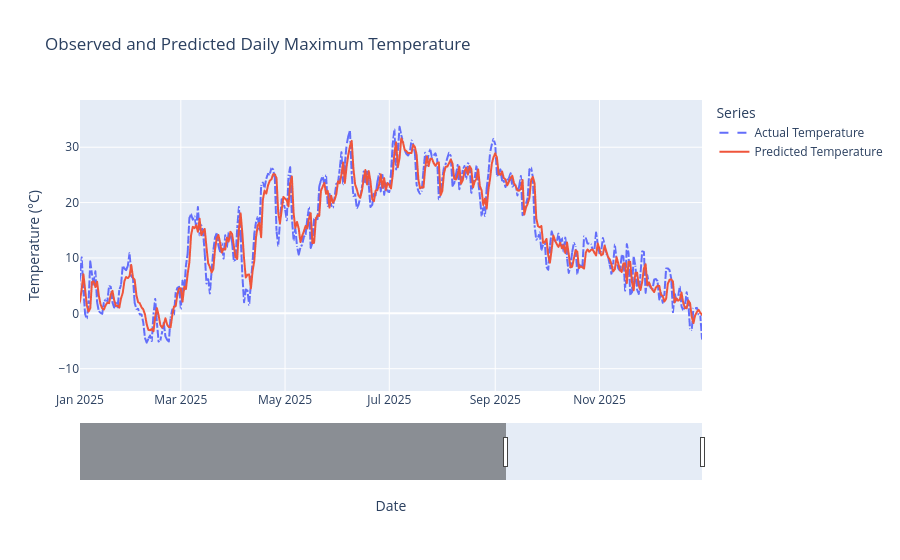

The notebook cell saved with this chart:
### Code cell
fig_forecast = px.line(
    plot_df,
    x="Date",
    y=["Actual Temperature", "Predicted Temperature"],
    title="Observed and Predicted Daily Maximum Temperature",
    labels={"value": "Temperature (°C)", "variable": "Series"},
)
fig_forecast.update_traces(
    patch={"line": {"dash": "dash", "width": 2}},
    selector={"name": "Actual Temperature"},
)
fig_forecast.update_traces(
    patch={"line": {"dash": "solid", "width": 2}},
    selector={"name": "Predicted Temperature"},
)

if DISPLAY_START_DATE and DISPLAY_END_DATE:
    initial_display_range = [DISPLAY_START_DATE, DISPLAY_END_DATE]
else:
    initial_display_range = [plot_df["Date"].min(), plot_df["Date"].max()]

fig_forecast.update_xaxes(rangeslider_visible=True, range=initial_display_range)
fig_forecast.update_layout(hovermode="x unified")
fig_forecast.show()

### Figure 1 — Plotly figure (JSON) as saved in the notebook; plotly's stock layout.template omitted (floating-point values rounded to 4 significant figures; data arrays with more than 128 entries replaced by an {"elided": "..."} marker saying what was removed)
{"data": [{"hovertemplate": "Series=Actual Temperature<br>Date=%{x}<br>Temperature (°C)=%{y}<extra></extra>", "legendgroup": "Actual Temperature", "line": {"color": "#636efa", "dash": "dash", "width": 2}, "marker": {"symbol": "circle"}, "mode": "lines", "name": "Actual Temperature", "showlegend": true, "type": "scattergl", "x": {"elided": "1155 str values"}, "xaxis": "x", "y": {"elided": "1155 float values"}, "yaxis": "y"}, {"hovertemplate": "Series=Predicted Temperature<br>Date=%{x}<br>Temperature (°C)=%{y}<extra></extra>", "legendgroup": "Predicted Temperature", "line": {"color": "#EF553B", "dash": "solid", "width": 2}, "marker": {"symbol": "circle"}, "mode": "lines", "name": "Predicted Temperature", "showlegend": true, "type": "scattergl", "x": {"elided": "1155 str values"}, "xaxis": "x", "y": {"elided": "1155 float values"}, "yaxis": "y"}], "layout": {"hovermode": "x unified", "legend": {"title": {"text": "Series"}, "tracegroupgap": 0}, "title": {"text": "Observed and Predicted Daily Maximum Temperature"}, "xaxis": {"anchor": "y", "domain": [0, 1], "range": ["2025-01-01", "2025-12-31"], "rangeslider": {"visible": true}, "title": {"text": "Date"}}, "yaxis": {"anchor": "x", "domain": [0, 1], "title": {"text": "Temperature (°C)"}}}}
